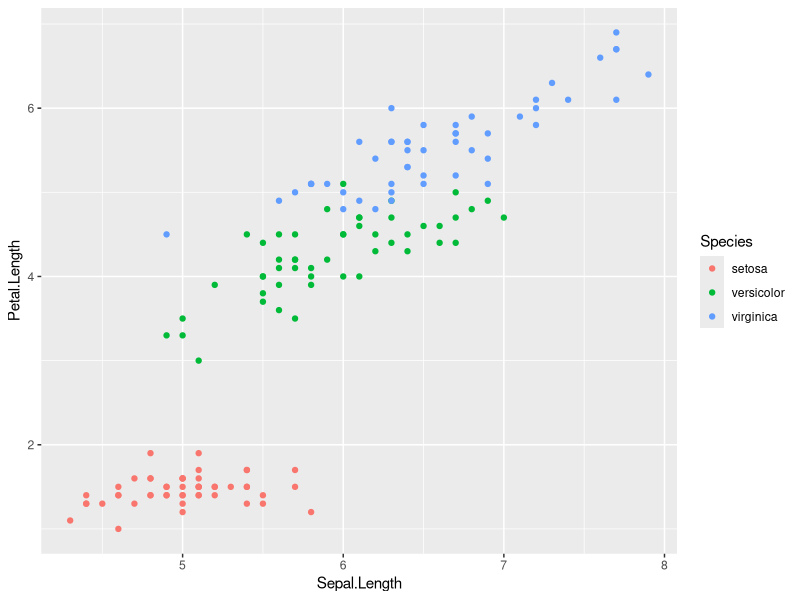
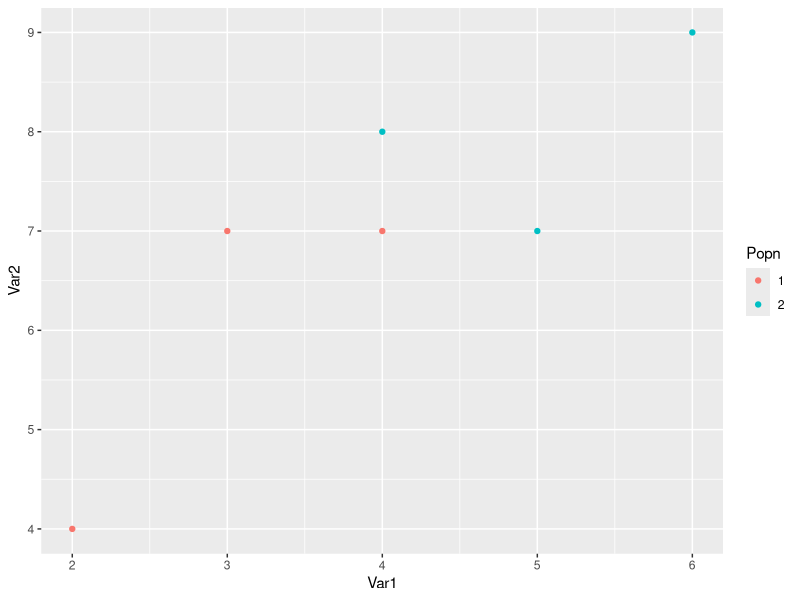
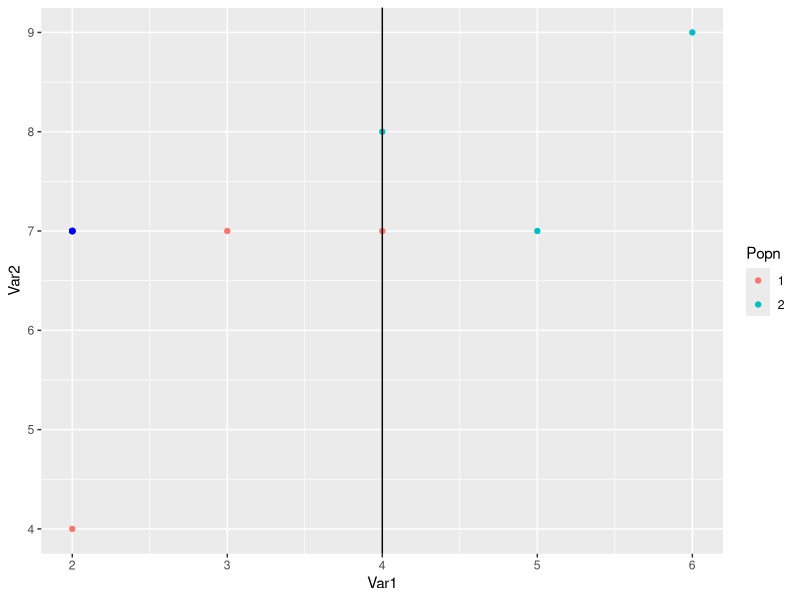
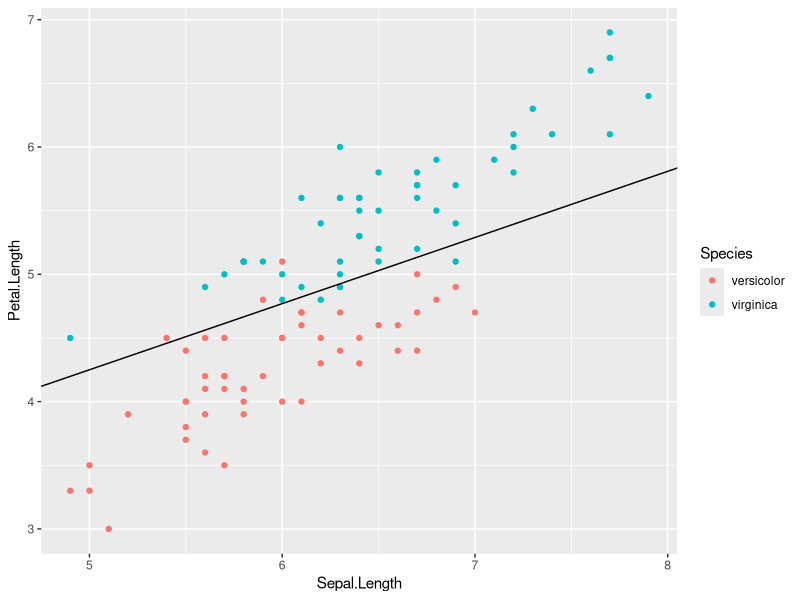

Recreate these plots in R, in order.
## ---- chunk 1
knitr::opts_chunk$set(
  options(digits = 3), # round to 2 digits
  echo = TRUE,
  comment = "#",
  fig.path = "figures/",
  fig.height = 3.5,
  fig.width = 3.5,
  fig.align = "center",
  cache = FALSE,
  warnings = FALSE,
  message = FALSE)
knitr::opts_knit$set(
  root.dir="data/"
  )
## ---- chunk 2
# iris data is included in base R
str(iris)
## ---- chunk 3
library(tidyverse)
iris %>% ggplot(aes(x = Sepal.Length, y = Petal.Length,
                    colour = Species)) +
  geom_point()
## ---- chunk 4
# Read the data sets of exercise 11.1 into R:   
X1 <- matrix(c(3,7,2,4,4,7), nrow = 3, ncol = 2, 
             byrow = T) 
X2 <- matrix(c(6,9,5,7,4,8), nrow = 3, ncol = 2, 
             byrow = T) 
## ---- chunk 5

ECM.two.popn <- function(X1, X2){
  n1 <- nrow(X1) 
  n2 <- nrow(X2) 
  xbar1 <- colMeans(X1) 
  xbar2 <- colMeans(X2) 
  S1 <- cov(X1) 
  S2 <-cov(X2) 
  Sp <- ((n1-1)/(n1+n2-2))*S1+((n2-1)/(n1+n2-2))*S2  
  ta <- t(xbar1-xbar2)%*%solve(Sp) 
  list(a = t(ta), m = 0.5*(ta%*%xbar1+ta%*%xbar2))
}
## ---- chunk 6
# a)  Compute the vector a for the linear discriminant 
# function given by (11-19) in J&W
# b)  Compute the scalar m given by (11-20):
(out1 <- ECM.two.popn(X1, X2))
# Classify the new obs x0 = c(2,7) to pi1
# if t(a)%*%c(2,7) > m
t(out1$a)%*%c(2,7) 
# since -4 > -8, then c(2,7) is 
# classified as belonging to pi1
# Check original observations
# Classified to pi1?
X1
t(out1$a)%*%t(X1) >= -8 
X2
t(out1$a)%*%t(X2) >= -8 

## ---- chunk 7
X <- data.frame(c(rep(1,3), rep(2,3)), rbind(X1, X2))
colnames(X) <- c("Popn", "Var1", "Var2")
X$Popn <- as.factor(X$Popn)
X
## ---- chunk 8
p1 <-  X %>% ggplot(aes(x = Var1, y = Var2, 
                        colour = Popn)) +
  geom_point()
p1
## ---- chunk 9
# add new point (2,7)
p1 + geom_point(aes(x = 2, y = 7), 
                      colour = "blue" ) +  
    geom_vline(xintercept = out1$m/out1$a[1])
## ---- chunk 10
str(iris)
# create data subset for Species = versicolor,
# columns Sepal.Length and Petal.Length
X.versicolor <- iris %>% 
  filter(Species == "versicolor") %>% 
  select(Sepal.Length, Petal.Length)
# same for Specifies = virginica
X.virginica <- iris %>% 
  filter(Species == "virginica") %>% 
  select(Sepal.Length, Petal.Length)

(out.iris <- ECM.two.popn(X.versicolor, X.virginica))

# Classifier Function
belong.iris <- function(X){
  if(t(out.iris$a)%*%X >= out.iris$m){
    type = "versicolor"
  } else {
    type = "virginica"
  }
  return(type)
}

# Check the classifier on existing observations
res1 <- apply(X.versicolor, 1, belong.iris)
table(res1)
# misclassified to pi2 
sum(res1 == "virginica")

res2 <- apply(X.virginica, 1, belong.iris)
table(res2)
# misclassified to pi3
sum(res2 == "versicolor") 
## ---- chunk 11
iris %>% select(Sepal.Length, Petal.Length, Species) %>%
  filter(Species != "setosa") %>%
  ggplot(aes(x = Sepal.Length, y = Petal.Length,
             colour = Species)) +
  geom_point() +
  # draw the linear discrimination border
  geom_abline(intercept = out.iris$m/out.iris$a[2],
              slope = -out.iris$a[1]/out.iris$a[2]) 
## ---- chunk 12
library(dplyr) # for data manipulation
# select variables, filter species
iris23 <- iris %>% 
  select(Sepal.Length, Petal.Length, Species) %>%
  filter(Species != "setosa") %>%
  droplevels() # drop empty level (e.g. setosa)
## ---- chunk 13
iris.belong <- apply(iris23[,-3], 1 , belong.iris)
(tab.belong <- table(iris.belong, iris23$Species))
# accuracy rate
(47 + 47)/( 50 + 50)
## ---- chunk 14
cm1 <- caret::confusionMatrix(tab.belong)
names(cm1)
cm1$table
cm1$overall
## ---- chunk 15
library(MASS)
iris.lda <- lda(Species ~  # formula interface
                  Sepal.Length + Petal.Length, 
                  data = iris23, 
                  prior = c(1/2, 1/2))
# use equal priors for comparison with belong.iris fcn
lda1 <- predict(iris.lda)
# check prediction results of belong.iris and lda
table(iris.belong, lda1$class)
